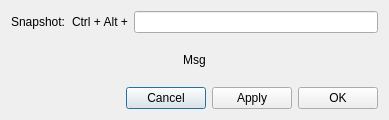
<?xml version="1.0" encoding="UTF-8"?>
<ui version="4.0">
 <class>HotkeyDlg</class>
 <widget class="QDialog" name="HotkeyDlg">
  <property name="geometry">
   <rect>
    <x>0</x>
    <y>0</y>
    <width>389</width>
    <height>120</height>
   </rect>
  </property>
  <property name="sizePolicy">
   <sizepolicy hsizetype="Fixed" vsizetype="Fixed">
    <horstretch>0</horstretch>
    <verstretch>0</verstretch>
   </sizepolicy>
  </property>
  <property name="windowTitle">
   <string>HotKeyDialog</string>
  </property>
  <layout class="QVBoxLayout" name="verticalLayout">
   <item>
    <layout class="QHBoxLayout" name="horizontalLayout">
     <item>
      <widget class="QLabel" name="label">
       <property name="text">
        <string>Snapshot:</string>
       </property>
      </widget>
     </item>
     <item>
      <widget class="QLabel" name="label_2">
       <property name="text">
        <string>Ctrl + Alt +</string>
       </property>
      </widget>
     </item>
     <item>
      <widget class="QLineEdit" name="key_editor"/>
     </item>
    </layout>
   </item>
   <item>
    <widget class="QLabel" name="msg_label">
     <property name="text">
      <string>Msg</string>
     </property>
     <property name="alignment">
      <set>Qt::AlignCenter</set>
     </property>
    </widget>
   </item>
   <item>
    <layout class="QHBoxLayout" name="horizontalLayout_2">
     <item>
      <spacer name="horizontalSpacer">
       <property name="orientation">
        <enum>Qt::Horizontal</enum>
       </property>
       <property name="sizeHint" stdset="0">
        <size>
         <width>40</width>
         <height>20</height>
        </size>
       </property>
      </spacer>
     </item>
     <item>
      <widget class="QPushButton" name="cancel_btn">
       <property name="text">
        <string>Cancel</string>
       </property>
      </widget>
     </item>
     <item>
      <widget class="QPushButton" name="apply_btn">
       <property name="text">
        <string>Apply</string>
       </property>
      </widget>
     </item>
     <item>
      <widget class="QPushButton" name="ok_btn">
       <property name="text">
        <string>OK</string>
       </property>
      </widget>
     </item>
    </layout>
   </item>
  </layout>
 </widget>
 <resources/>
 <connections/>
</ui>
